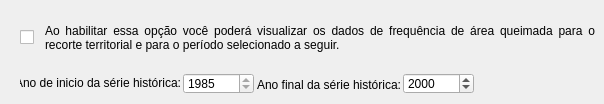
     <widget class="QWidget" name="fire_frequency_2">
      <attribute name="title">
       <string>Frequência de queimadas </string>
      </attribute>
      <widget class="QSpinBox" name="FireFrequencyYearT0">
       <property name="geometry">
        <rect>
         <x>183</x>
         <y>73</y>
         <width>71</width>
         <height>21</height>
        </rect>
       </property>
       <property name="minimum">
        <number>1985</number>
       </property>
       <property name="maximum">
        <number>1985</number>
       </property>
       <property name="value">
        <number>1985</number>
       </property>
      </widget>
      <widget class="QSpinBox" name="FireFrequencyYearT1">
       <property name="geometry">
        <rect>
         <x>403</x>
         <y>73</y>
         <width>71</width>
         <height>21</height>
        </rect>
       </property>
       <property name="minimum">
        <number>1986</number>
       </property>
       <property name="maximum">
        <number>2999</number>
       </property>
       <property name="value">
        <number>2000</number>
       </property>
      </widget>
      <widget class="QLabel" name="SelecioneProduto_fire_accumulated_6">
       <property name="geometry">
        <rect>
         <x>250</x>
         <y>74</y>
         <width>151</width>
         <height>21</height>
        </rect>
       </property>
       <property name="text">
        <string>Ano final da série histórica:</string>
       </property>
       <property name="alignment">
        <set>Qt::AlignRight|Qt::AlignTrailing|Qt::AlignVCenter</set>
       </property>
      </widget>
      <widget class="QLabel" name="SelecioneProduto_fire_accumulated_12">
       <property name="geometry">
        <rect>
         <x>20</x>
         <y>72</y>
         <width>161</width>
         <height>21</height>
        </rect>
       </property>
       <property name="text">
        <string>Ano de inicio da série histórica:</string>
       </property>
       <property name="alignment">
        <set>Qt::AlignRight|Qt::AlignTrailing|Qt::AlignVCenter</set>
       </property>
      </widget>
      <widget class="QCheckBox" name="check_fire_frequency">
       <property name="enabled">
        <bool>true</bool>
       </property>
       <property name="geometry">
        <rect>
         <x>20</x>
         <y>22</y>
         <width>31</width>
         <height>31</height>
        </rect>
       </property>
       <property name="acceptDrops">
        <bool>false</bool>
       </property>
       <property name="text">
        <string/>
       </property>
       <property name="checked">
        <bool>false</bool>
       </property>
      </widget>
      <widget class="QLabel" name="SelecioneProduto_fire_accumulated_13">
       <property name="geometry">
        <rect>
         <x>45</x>
         <y>12</y>
         <width>550</width>
         <height>51</height>
        </rect>
       </property>
       <property name="text">
        <string>Ao habilitar essa opção você poderá visualizar os dados de frequência de área queimada para o recorte territorial e para o período selecionado a seguir.</string>
       </property>
       <property name="alignment">
        <set>Qt::AlignJustify|Qt::AlignVCenter</set>
       </property>
       <property name="wordWrap">
        <bool>true</bool>
       </property>
      </widget>
     </widget>
